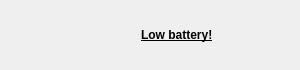
<?xml version="1.0" encoding="UTF-8"?>
<ui version="4.0">
 <class>Notification</class>
 <widget class="QDialog" name="Notification">
  <property name="geometry">
   <rect>
    <x>0</x>
    <y>0</y>
    <width>300</width>
    <height>70</height>
   </rect>
  </property>
  <property name="windowTitle">
   <string>Dialog</string>
  </property>
  <property name="windowOpacity">
   <double>0.500000000000000</double>
  </property>
  <property name="autoFillBackground">
   <bool>false</bool>
  </property>
  <layout class="QVBoxLayout" name="verticalLayout">
   <property name="spacing">
    <number>0</number>
   </property>
   <property name="leftMargin">
    <number>0</number>
   </property>
   <property name="topMargin">
    <number>0</number>
   </property>
   <property name="rightMargin">
    <number>0</number>
   </property>
   <property name="bottomMargin">
    <number>0</number>
   </property>
   <item>
    <widget class="QStackedWidget" name="mainStack">
     <property name="currentIndex">
      <number>2</number>
     </property>
     <widget class="QWidget" name="page">
      <layout class="QVBoxLayout" name="verticalLayout_2">
       <item>
        <layout class="QGridLayout" name="gridLayout">
         <item row="0" column="0" rowspan="2">
          <widget class="QLabel" name="ACStateImage">
           <property name="minimumSize">
            <size>
             <width>48</width>
             <height>48</height>
            </size>
           </property>
           <property name="maximumSize">
            <size>
             <width>48</width>
             <height>48</height>
            </size>
           </property>
           <property name="text">
            <string/>
           </property>
           <property name="pixmap">
            <pixmap resource="../dpower.qrc">:/images/ac_power.png</pixmap>
           </property>
           <property name="scaledContents">
            <bool>true</bool>
           </property>
          </widget>
         </item>
         <item row="0" column="1">
          <layout class="QHBoxLayout" name="horizontalLayout_3">
           <item>
            <spacer name="horizontalSpacer_2">
             <property name="orientation">
              <enum>Qt::Horizontal</enum>
             </property>
             <property name="sizeHint" stdset="0">
              <size>
               <width>40</width>
               <height>20</height>
              </size>
             </property>
            </spacer>
           </item>
           <item>
            <widget class="QLabel" name="reasonLabel">
             <property name="font">
              <font>
               <weight>75</weight>
               <bold>true</bold>
               <underline>true</underline>
              </font>
             </property>
             <property name="text">
              <string/>
             </property>
            </widget>
           </item>
           <item>
            <spacer name="horizontalSpacer_3">
             <property name="orientation">
              <enum>Qt::Horizontal</enum>
             </property>
             <property name="sizeHint" stdset="0">
              <size>
               <width>40</width>
               <height>20</height>
              </size>
             </property>
            </spacer>
           </item>
          </layout>
         </item>
         <item row="1" column="1">
          <layout class="QHBoxLayout" name="horizontalLayout">
           <item>
            <widget class="QLabel" name="label">
             <property name="text">
              <string>Profile:</string>
             </property>
            </widget>
           </item>
           <item>
            <widget class="QLabel" name="profileNameLabel">
             <property name="font">
              <font>
               <weight>75</weight>
               <bold>true</bold>
              </font>
             </property>
             <property name="text">
              <string>TextLabel</string>
             </property>
            </widget>
           </item>
           <item>
            <spacer name="horizontalSpacer">
             <property name="orientation">
              <enum>Qt::Horizontal</enum>
             </property>
             <property name="sizeHint" stdset="0">
              <size>
               <width>40</width>
               <height>20</height>
              </size>
             </property>
            </spacer>
           </item>
          </layout>
         </item>
        </layout>
       </item>
      </layout>
     </widget>
     <widget class="QWidget" name="page_2">
      <layout class="QHBoxLayout" name="horizontalLayout_2">
       <item>
        <widget class="QLabel" name="ACStateImage_2">
         <property name="minimumSize">
          <size>
           <width>32</width>
           <height>32</height>
          </size>
         </property>
         <property name="maximumSize">
          <size>
           <width>32</width>
           <height>32</height>
          </size>
         </property>
         <property name="text">
          <string/>
         </property>
         <property name="pixmap">
          <pixmap resource="../dpower.qrc">:/images/backlight.png</pixmap>
         </property>
         <property name="scaledContents">
          <bool>true</bool>
         </property>
        </widget>
       </item>
       <item>
        <widget class="QProgressBar" name="backlightPB">
         <property name="value">
          <number>24</number>
         </property>
        </widget>
       </item>
      </layout>
     </widget>
     <widget class="QWidget" name="page_3">
      <layout class="QHBoxLayout" name="horizontalLayout_4">
       <item>
        <widget class="QLabel" name="ACStateImage_3">
         <property name="minimumSize">
          <size>
           <width>48</width>
           <height>48</height>
          </size>
         </property>
         <property name="maximumSize">
          <size>
           <width>48</width>
           <height>48</height>
          </size>
         </property>
         <property name="text">
          <string/>
         </property>
         <property name="pixmap">
          <pixmap resource="../dpower.qrc">:/images/on_low_battery.png</pixmap>
         </property>
         <property name="scaledContents">
          <bool>true</bool>
         </property>
        </widget>
       </item>
       <item>
        <spacer name="horizontalSpacer_4">
         <property name="orientation">
          <enum>Qt::Horizontal</enum>
         </property>
         <property name="sizeHint" stdset="0">
          <size>
           <width>67</width>
           <height>20</height>
          </size>
         </property>
        </spacer>
       </item>
       <item>
        <widget class="QLabel" name="label_2">
         <property name="font">
          <font>
           <weight>75</weight>
           <bold>true</bold>
           <underline>true</underline>
          </font>
         </property>
         <property name="text">
          <string>Low battery!</string>
         </property>
        </widget>
       </item>
       <item>
        <spacer name="horizontalSpacer_5">
         <property name="orientation">
          <enum>Qt::Horizontal</enum>
         </property>
         <property name="sizeHint" stdset="0">
          <size>
           <width>67</width>
           <height>20</height>
          </size>
         </property>
        </spacer>
       </item>
      </layout>
     </widget>
    </widget>
   </item>
  </layout>
 </widget>
 <resources>
  <include location="../dpower.qrc"/>
 </resources>
 <connections/>
</ui>
